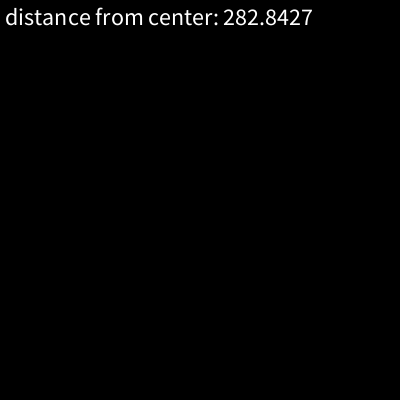
Frame 1 (no input)
Frame 60 (the mouse pressed at the canvas centre just before this capture): identical to frame 1, image omitted
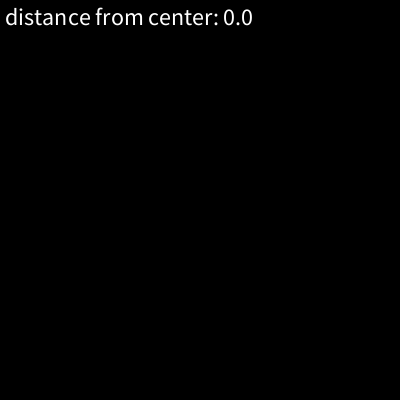
Frame 120 (the mouse held since frame 60 and released just before this capture)

The Processing sketch that drew these frames (run headless with seeded random() and noise(); from frame 60 on, the mouse is pressed at the canvas centre):

// Processing sketch: p4
// ── p4.pde
float distFromCenter(int x, int y) {
 float dist;
 dist = sqrt(sq(x - width/2) + sq(y - height/2));

 return dist;

}

// for easy c&p! |
//                       |
//                      V
void setup() {
 size(400,400);
 textSize(24);
}

void draw() {
 background(0);
 text("distance from center: " + distFromCenter(mouseX, mouseY), 5,25);
}
